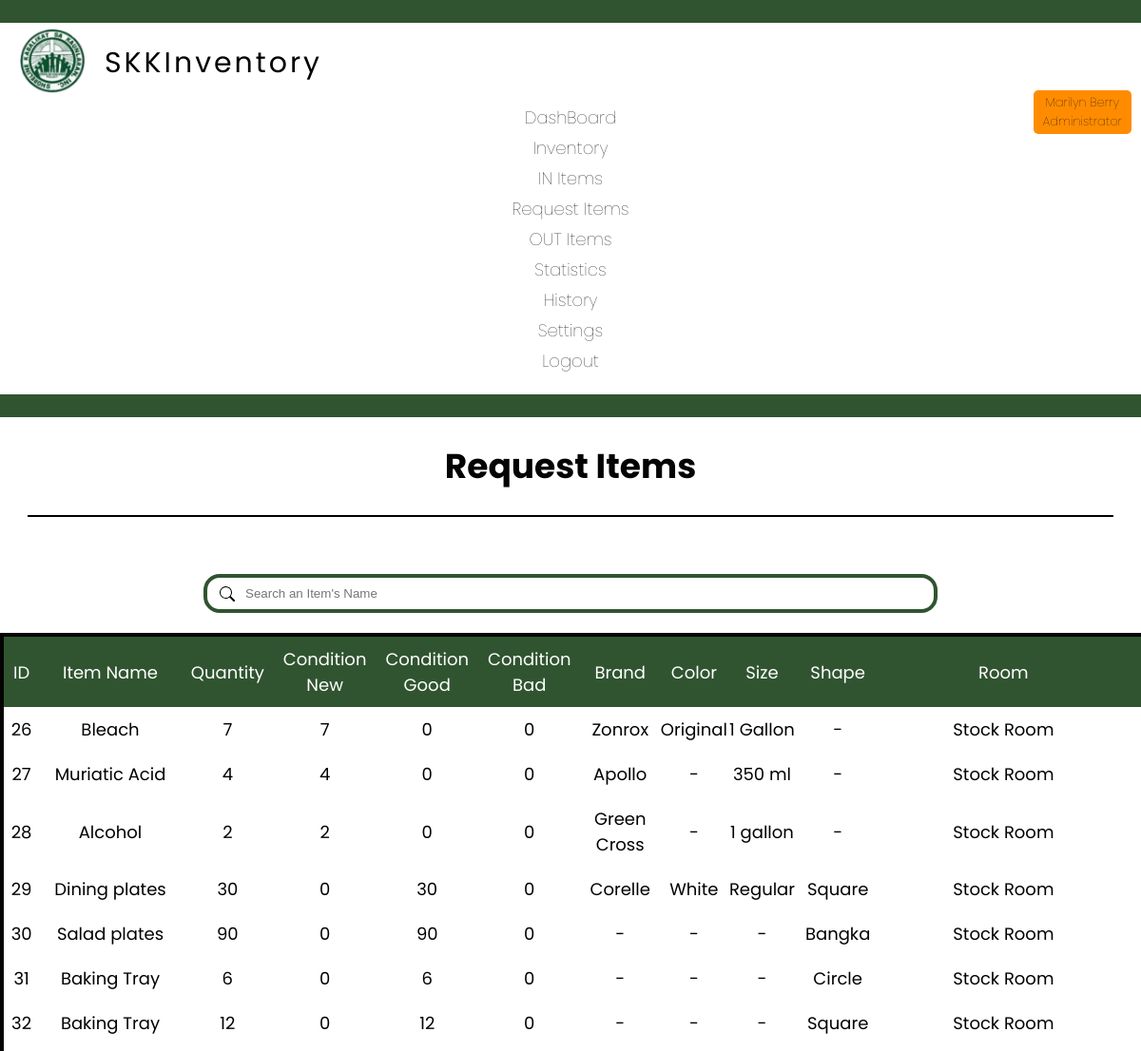
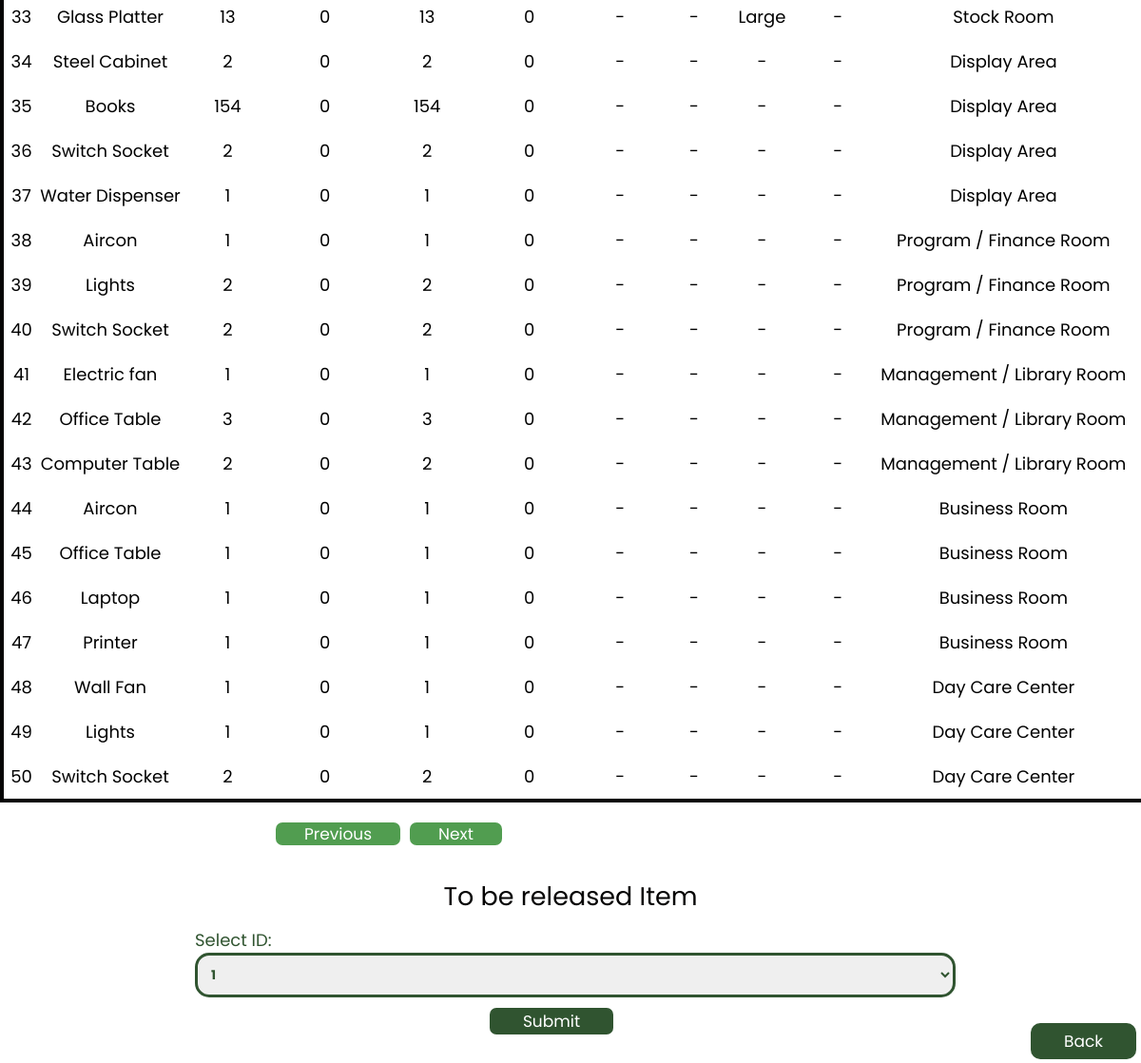
Screenshot of /request.php?page1=2&page=1 (signed in) with the database file from the repository (2 pictures, top to bottom).
### tables this page shows
CREATE TABLE `inventory` (
  `id` int(10) NOT NULL AUTO_INCREMENT,
  `product_name` varchar(100) NOT NULL,
  `category` varchar(30) NOT NULL,
  `price` int(20) NOT NULL,
  `unit` varchar(20) NOT NULL,
  `quantity` int(11) NOT NULL,
  `condition_new` int(10) NOT NULL,
  `condition_good` int(10) NOT NULL,
  `condition_bad` int(10) NOT NULL,
  `brand` varchar(50) NOT NULL,
  `color` varchar(20) NOT NULL,
  `size` varchar(20) NOT NULL,
  `shape` varchar(20) NOT NULL,
  `life` varchar(20) NOT NULL,
  `total` int(20) NOT NULL,
  `user` varchar(100) NOT NULL,
  `date` date NOT NULL,
  `building` int(20) NOT NULL,
  `floor` int(11) NOT NULL,
  `room` int(20) NOT NULL,
  `remarks` varchar(1000) NOT NULL,
  PRIMARY KEY (`id`)
);

### request.php (the view, shortened to what this page needs)
<!DOCTYPE html>
<html lang="en">
<head>
    <link rel="stylesheet" href="css/footer.css">
    <link rel="stylesheet" href="css/request.css">
    <?php
    $username = $_SESSION['username'];
    if ($_SESSION['username']) {
        if ($username == 'superadmin1' || $username == 'superadmin2') {
            include 'header_superadmin.php';
        } else if ($username == 'admin') {
            include 'header_admin.php';
        } else {
            include 'header.php';
        }
    } else {
        header("Location: index.php");
    }
    ?>
</head>
<body>
    <h1 class="font dashboard">Request Items</h1>
    <hr class="dashhr">
    <div class="table">
        <table border="1">
            <tr>
                <th>ID</th>
                <th>Item Name</th>
                <th>Quantity</th>
                <th>Condition New</th>
                <th>Condition Good</th>
                <th>Condition Bad</th>
                <th>Brand</th>
                <th>Color</th>
                <th>Size</th>
                <th>Shape</th>
                <th>Room</th>
                <th></th>
            </tr>
            <?php include 'request_items.php'; ?>
        </table>
        <?php
        $prevPage = $page - 1;
        if ($prevPage > 0) {
            echo '<a style="text-decoration:none; margin-right:-280px; margin-left:290px" class="button2" href="?page1=' . $prevPage . '&page=' . $page . '">Previous</a>';
        }
        $nextPage = $page + 1;
        $hasMoreRecords = $nextPage <= $totalPages;
        if ($hasMoreRecords) {
            echo '<a style="text-decoration:none; margin-left:290px" class="button2" href="?page1=' . $nextPage . '&page=' . $page . '">Next</a>';
        }
        ?>
    </div>
    <div class="form">
        <h2 class="font">To be released Item</h2>
        <form class="input-container" method="post">
            <label for="id">Select ID:</label>
            <select class="input" name="id" id="id">
                <?php
                $query = "SELECT id FROM inventory";
                $result = mysqli_query($conn, $query);
                while ($row = mysqli_fetch_assoc($result)) {
                    echo '<option  value="' . $row['id'] . '">' . $row['id'] . '</option>';
                }
                ?>
            </select>
            <div class=" submit-container">
                <input class="submit" type="submit" value="Submit">
            </div>
        </form>
    </div>
    <div class="backpos">
        <footer>
            <a style="text-decoration:none" href="request.php" class="back">Back</a>
        </footer>
    </div>
</body>
</html>

### request_items.php (shortened to what this page needs)
<?php
include 'connect.php';
$search = isset($_GET['search']) ? $_GET['search'] : '';
$searchTerms = explode(' ', $search);
$searchConditions = array();
$recordsPerPage = 25;
$page = isset($_GET['page1']) ? $_GET['page1'] : 1;
$offset = ($page - 1) * $recordsPerPage;
foreach ($searchTerms as $term) {
    $term = mysqli_real_escape_string($conn, $term);
    $searchConditions[] = "(inventory.product_name LIKE '%$term%'
                           OR inventory.category LIKE '%$term%'
                           OR inventory.brand LIKE '%$term%'
                           OR inventory.color LIKE '%$term%'
                           OR inventory.size LIKE '%$term%'
                           OR inventory.shape LIKE '%$term%')";
}
$whereClause = implode(" AND ", $searchConditions);
$sql = "SELECT *
        FROM inventory
        WHERE $whereClause
        LIMIT $recordsPerPage OFFSET $offset";
$countQuery = "SELECT COUNT(*) AS total FROM inventory";
$countResult = $conn->query($countQuery);
$totalRecords = $countResult->fetch_assoc()['total'];
$totalPages = ceil($totalRecords / $recordsPerPage);
$result = mysqli_query($conn, $sql);
if ($result->num_rows > 0) {
    while ($row = $result->fetch_assoc()) {
        $id = $row['id'];
        $productname = $row['product_name'];
        $quantity = $row['quantity'];
        $conditionnew = $row['condition_new'];
        $conditiongood = $row['condition_good'];
        $conditionbad = $row['condition_bad'];
        $brand = $row['brand'];
        $color = $row['color'];
        $size = $row['size'];
        $shape = $row['shape'];
        $room = $row['room'];
        switch ($room) {
            case 1:
                $roomname = 'Display Area';
                break;
            case 2:
                $roomname = 'Program / Finance Room';
                break;
            case 3:
                $roomname = 'Management / Library Room';
                break;
            case 4:
                $roomname = 'Business Room';
                break;
            case 5:
                $roomname = 'Stock Room';
                break;
            case 6:
                $roomname = 'Day Care Center';
                break;
        }
        echo '<tr>';
        echo '<td>' . $id . '</td>';
        echo '<td style="white-space: nowrap;">' . $productname . '</td>';
        echo '<td>' . $quantity . '</td>';
        echo '<td>' . $conditionnew . '</td>';
        echo '<td>' . $conditiongood . '</td>';
        echo '<td>' . $conditionbad . '</td>';
        echo '<td style="padding: 10px;">' . $brand . '</td>';
        echo '<td style=" white-space: nowrap;">' . $color . '</td>';
        echo '<td style=" white-space: nowrap;">' . $size . '</td>';
        echo '<td style="padding: 10px;">' . $shape . '</td>';
        echo '<td style=" white-space: nowrap;">' . $roomname . '</td>';
        echo '</tr>';
    }
} else {
    echo '<tr><td colspan="11">No results found.</td></tr>';
}
?>
<div class="search-form">
    <form method="GET" action="" id="searchForm">
        <input type="text" name="search" id="search" placeholder="Search an Item's Name" value="<?php echo $search; ?>" oninput="searchInventory()">
    </form>
</div>
<br>

### css/footer.css (style rules this page uses)
.back { padding-top: 7px; padding-bottom: 7px; padding-left: 35px; padding-right: 35px; background-color: #305430; color: #ffffff; border: none; border-radius: 10px; cursor: pointer; font-family: "Poppins"; font-size: 17px; text-align: center; }
.backpos { position: fixed; bottom: 0; right: 0; margin-bottom: 10px; margin-right: 5px; }

### css/request.css (style rules this page uses)
table { margin-top: 20px; margin: 0 auto; margin-bottom: 20px; text-align: center; width: 70%; font-family: "Poppins"; border-collapse: collapse; border: #050404 4px solid; }
td, th { border: none; }
th { background-color: #305430; padding: 10px; color: white; font-weight: normal; }
.font { font-family: "Poppins"; font-weight: normal; color: #050404; }
.dashboard { text-align: center; font-weight: bold; }
.dashhr { border: 1px solid; width: 95%; margin: auto; }
.search-form { margin-top: 60px; border: none; padding: 0; display: flex; justify-content: center; align-items: center; }
#search { border: 4px solid #305430; border-radius: 17px; width: 60%; padding: 9px 4px 9px 40px; }
.form { display: flex; flex-direction: column; align-items: center; justify-content: center; padding: 10px; box-sizing: border-box; }
.input-container { font-family: "Poppins"; margin-top: -20px; padding: 10px; padding-right: 300px; margin-bottom: 10px; display: block; max-width: 500px; color: #305430; margin-left: auto; margin-right: auto; }
.input { font-family: "Poppins"; border: 3px solid #305430; border-radius: 15px; padding: 10px; margin-bottom: 10px; display: block; width: 800px; max-width: 800px; color: #305430; font-weight: bold; }
.submit-container { text-align: center; margin-left: 250px; }
.submit { margin-top: 1px; padding-top: 1px; padding-bottom: 1px; padding-left: 35px; padding-right: 35px; background-color: #305430; color: #ffffff; border: none; border-radius: 7px; cursor: pointer; font-family: "Poppins"; font-size: 17px; }
.button2 { padding-top: 0.001px; padding-bottom: 0.001px; padding-left: 30px; padding-right: 30px; background-color: #519d50; color: #ffffff; border: none; border-radius: 7px; cursor: pointer; font-family: "Poppins"; font-size: 17px; text-align: center; }

### css/header.css (style rules this page uses)
body { margin: 0; padding: 0; }

### css/responsive.css (style rules this page uses)
@media only screen and (min-width: 1025px) { body { font-size: 18px; width: auto; height: 97.8vh; } }

### rows the page displays
inventory: id "26", product_name "Bleach", quantity "7", condition_new "7", condition_good "0", condition_bad "0", brand "Zonrox", color "Original", size "1 Gallon", shape "-", room "Stock Room"
inventory: id "27", product_name "Muriatic Acid", quantity "4", condition_new "4", condition_good "0", condition_bad "0", brand "Apollo", color "-", size "350 ml", shape "-", room "Stock Room"
inventory: id "28", product_name "Alcohol", quantity "2", condition_new "2", condition_good "0", condition_bad "0", brand "Green Cross", color "-", size "1 gallon", shape "-", room "Stock Room"
inventory: id "29", product_name "Dining plates", quantity "30", condition_new "0", condition_good "30", condition_bad "0", brand "Corelle", color "White", size "Regular", shape "Square", room "Stock Room"
inventory: id "30", product_name "Salad plates", quantity "90", condition_new "0", condition_good "90", condition_bad "0", brand "-", color "-", size "-", shape "Bangka", room "Stock Room"
inventory: id "31", product_name "Baking Tray", quantity "6", condition_new "0", condition_good "6", condition_bad "0", brand "-", color "-", size "-", shape "Circle", room "Stock Room"
inventory: id "32", product_name "Baking Tray", quantity "12", condition_new "0", condition_good "12", condition_bad "0", brand "-", color "-", size "-", shape "Square", room "Stock Room"
inventory: id "33", product_name "Glass Platter", quantity "13", condition_new "0", condition_good "13", condition_bad "0", brand "-", color "-", size "Large", shape "-", room "Stock Room"
inventory: id "34", product_name "Steel Cabinet", quantity "2", condition_new "0", condition_good "2", condition_bad "0", brand "-", color "-", size "-", shape "-", room "Display Area"
inventory: id "35", product_name "Books", quantity "154", condition_new "0", condition_good "154", condition_bad "0", brand "-", color "-", size "-", shape "-", room "Display Area"
inventory: id "36", product_name "Switch Socket", quantity "2", condition_new "0", condition_good "2", condition_bad "0", brand "-", color "-", size "-", shape "-", room "Display Area"
inventory: id "37", product_name "Water Dispenser", quantity "1", condition_new "0", condition_good "1", condition_bad "0", brand "-", color "-", size "-", shape "-", room "Display Area"
inventory: id "38", product_name "Aircon", quantity "1", condition_new "0", condition_good "1", condition_bad "0", brand "-", color "-", size "-", shape "-", room "Program / Finance Room"
inventory: id "39", product_name "Lights", quantity "2", condition_new "0", condition_good "2", condition_bad "0", brand "-", color "-", size "-", shape "-", room "Program / Finance Room"
inventory: id "40", product_name "Switch Socket", quantity "2", condition_new "0", condition_good "2", condition_bad "0", brand "-", color "-", size "-", shape "-", room "Program / Finance Room"
inventory: id "41", product_name "Electric fan", quantity "1", condition_new "0", condition_good "1", condition_bad "0", brand "-", color "-", size "-", shape "-", room "Management / Library Room"
inventory: id "42", product_name "Office Table", quantity "3", condition_new "0", condition_good "3", condition_bad "0", brand "-", color "-", size "-", shape "-", room "Management / Library Room"
inventory: id "43", product_name "Computer Table", quantity "2", condition_new "0", condition_good "2", condition_bad "0", brand "-", color "-", size "-", shape "-", room "Management / Library Room"
inventory: id "44", product_name "Aircon", quantity "1", condition_new "0", condition_good "1", condition_bad "0", brand "-", color "-", size "-", shape "-", room "Business Room"
inventory: id "45", product_name "Office Table", quantity "1", condition_new "0", condition_good "1", condition_bad "0", brand "-", color "-", size "-", shape "-", room "Business Room"
inventory: id "46", product_name "Laptop", quantity "1", condition_new "0", condition_good "1", condition_bad "0", brand "-", color "-", size "-", shape "-", room "Business Room"
inventory: id "47", product_name "Printer", quantity "1", condition_new "0", condition_good "1", condition_bad "0", brand "-", color "-", size "-", shape "-", room "Business Room"
inventory: id "48", product_name "Wall Fan", quantity "1", condition_new "0", condition_good "1", condition_bad "0", brand "-", color "-", size "-", shape "-", room "Day Care Center"
inventory: id "49", product_name "Lights", quantity "1", condition_new "0", condition_good "1", condition_bad "0", brand "-", color "-", size "-", shape "-", room "Day Care Center"
inventory: id "50", product_name "Switch Socket", quantity "2", condition_new "0", condition_good "2", condition_bad "0", brand "-", color "-", size "-", shape "-", room "Day Care Center"

### other values shown
$handler "Marilyn Berry"
$position "Administrator"
form field id "1"
